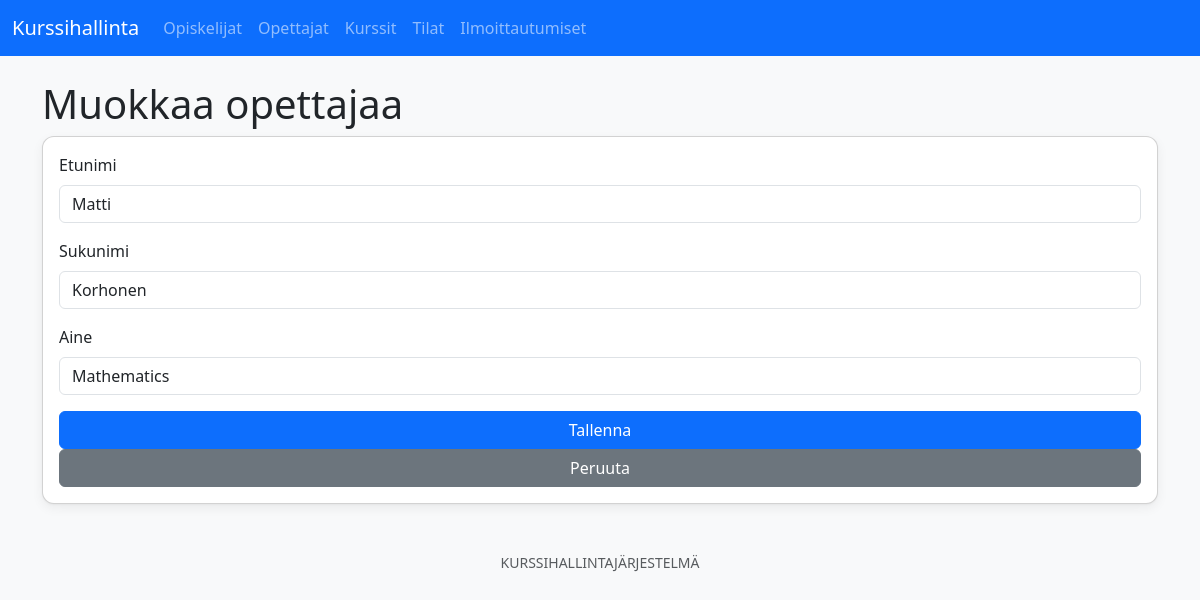
The page /teachers/edit.php?id=1 on the database its author committed.
### tables this page shows
CREATE TABLE IF NOT EXISTS teachers (
  teacher_id INT AUTO_INCREMENT PRIMARY KEY,
  first_name VARCHAR(100) NOT NULL,
  last_name VARCHAR(100) NOT NULL,
  subject VARCHAR(100)
);

### teachers/edit.php (the view, shortened to what this page needs)
<?php require_once __DIR__ . '/../includes/config.php';
$id = (int)($_GET['id'] ?? 0);
$s = $mysqli->prepare("SELECT * FROM teachers WHERE teacher_id=?");
$s->bind_param('i', $id);
$s->execute();
$t = $s->get_result()->fetch_assoc();
require_once __DIR__ . '/../includes/header.php'; ?><h1>Muokkaa opettajaa</h1><?php if (!empty($error)): ?><div class="alert alert-danger"><?= htmlspecialchars($error) ?></div><?php endif; ?><form method="post" class="card p-3">
    <div class="mb-3"><label class="form-label">Etunimi</label><input name="first_name" class="form-control" required value="<?= htmlspecialchars($t['first_name']) ?>"></div>
    <div class="mb-3"><label class="form-label">Sukunimi</label><input name="last_name" class="form-control" required value="<?= htmlspecialchars($t['last_name']) ?>"></div>
    <div class="mb-3"><label class="form-label">Aine</label><input name="subject" class="form-control" value="<?= htmlspecialchars($t['subject']) ?>"></div><button class="btn btn-primary">Tallenna</button> <a class="btn btn-secondary" href="view.php?id=<?= $id ?>">Peruuta</a>
</form><?php require_once __DIR__ . '/../includes/footer.php'; ?>

### assets/style.css (style rules this page uses)
body { font-family: system-ui, -apple-system, 'Segoe UI', Roboto, 'Helvetica Neue', Arial; background-color: #f8f9fa; color: #212529; }
.card { background-color: #ffffff; border-radius: 12px; box-shadow: 0 4px 12px rgba(0, 0, 0, 0.06), 0 1px 2px rgba(0, 0, 0, 0.04); transition: transform 0.2s ease, box-shadow 0.2s ease; }

### rows shown on the page
teachers: first_name "Matti", last_name "Korhonen", subject "Mathematics"
